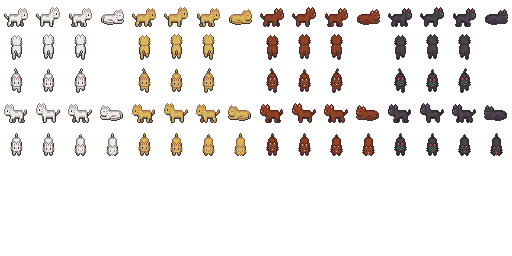
#> input picture assets/src/lpc-cat.png, 512 x 256 px
$ python make_siamese.py
#> lines starting #> are read from the running program, lines starting #| are printed output that depends on the picture
"""Turn the LPC cat sheet (CC-BY 3.0, bluecarrot16) into a Siamese variant.

The source sheet is 16x8 frames of 32x32, four colour variants of four columns
each. The white variant (columns 0..3) is the base: its body colour becomes
cream, and the extremities get the classic Siamese points (dark face mask, ears,
paws, tail tip).

Points are painted by position, per pose row, because the sprite has no notion
of "extremity" - the rules below are deliberately simple and visible in
assets/preview_siamese.png for inspection.

Attribution: "[LPC] Cats and Dogs" by bluecarrot16, CC-BY 3.0,
https://opengameart.org/content/lpc-cats-and-dogs - this file is a derivative.
"""
from __future__ import annotations

import sys
from pathlib import Path

from PIL import Image

ROOT = Path(__file__).resolve().parents[1]
SRC = ROOT / "assets" / "src" / "lpc-cat.png"
OUT = ROOT / "assets" / "siamese.png"
PREVIEW = ROOT / "assets" / "preview_siamese.png"

F = 32                      # frame size
BODY_IN = (239, 233, 231)   # the white variant's body colour
BODY_OUT = (242, 229, 200)  # cream
POINT = (92, 62, 44)        # seal-brown points

# (row, col) -> list of point rectangles in frame-local 32x32 coordinates.
# Rows: 0 side-right walk (3 frames) + sleep, 1 back, 2 front, 3 side-left walk
# (3 frames) + sleep, 4 head-down (eat/groom).
POINTS: dict[tuple[int, int], list[tuple[int, int, int, int]]] = {}


def _side(right: bool, sleeping: bool) -> list[tuple[int, int, int, int]]:
    """Side view: head/ears on one side, paws along the bottom, tail tip opposite."""
    if sleeping:                      # curled up: only the head and the front paw
        return [(18, 4, 29, 16), (10, 22, 24, 29)]
    head_x = (17, 30) if right else (2, 15)
    tail_x = (0, 7) if right else (25, 31)
    return [head_x + (0, 14),          # ear + face mask
            (0, 25, 32, 31),           # paws
            tail_x + (6, 20)]          # tail tip


def _back() -> list:
    return [(4, 22, 28, 31), (10, 6, 22, 14)]      # paws + tail tip (up the middle)


def _front() -> list:
    return [(10, 8, 22, 18), (8, 26, 24, 31)]      # face + paws


def _head_down() -> list:
    return [(11, 10, 21, 18), (6, 25, 26, 31)]     # muzzle + paws


for c in (0, 1, 2):
    POINTS[(0, c)] = _side(right=True, sleeping=False)     # walk right
    POINTS[(3, c)] = _side(right=False, sleeping=False)    # walk left
POINTS[(0, 3)] = _side(right=True, sleeping=True)
POINTS[(3, 3)] = _side(right=False, sleeping=True)
for c in (0, 1, 2):
    POINTS[(1, c)] = _back()
    POINTS[(2, c)] = _front()
for c in range(4):
    POINTS[(4, c)] = _head_down()


def recolour(img: Image.Image) -> None:
    px = img.load()
    w, h = img.size
    for y in range(h):
        for x in range(w):
            r, g, b, a = px[x, y]
            if a == 0:
                continue
            if (r, g, b) == BODY_IN:
                px[x, y] = (*BODY_OUT, a)


def paint_points(cell: Image.Image, key: tuple[int, int]) -> None:
    """Paint this pose's extremities. Coordinates are cell-local (32x32)."""
    px = cell.load()
    for (x0, y0, x1, y1) in POINTS.get(key, []):
        for y in range(y0, min(y1, F)):
            for x in range(x0, min(x1, F)):
                r, g, b, a = px[x, y]
                if a == 0:
                    continue
                # only body/mark pixels become points; the outline stays dark
                if (r, g, b) in (BODY_OUT, BODY_IN):
                    px[x, y] = (*POINT, a)


def build() -> Image.Image:
    src = Image.open(SRC).convert("RGBA")
#> src is the input picture: PIL image 512x256 RGBA; mean R, G, B, A 16.2, 13, 10.9, 32.3
    out = Image.new("RGBA", (4 * F, 5 * F), (0, 0, 0, 0))
#> out: PIL image 128x160 RGBA; every value is 0
    for row in range(5):
        for col in range(4):
            cell = src.crop((col * F, row * F, col * F + F, row * F + F))
            recolour(cell)
            paint_points(cell, (row, col))
            out.paste(cell, (col * F, row * F))
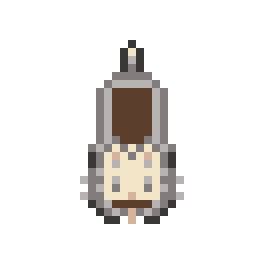
#> cell: PIL image 32x32 RGBA (shown 8 times larger); mean R, G, B, A 27.8, 25.5, 23.7, 47.6; transparent parts drawn white
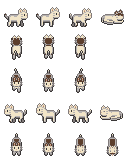
#> out: PIL image 128x160 RGBA; mean R, G, B, A 31.7, 29.7, 27.6, 51.6; transparent parts drawn white
    return out


def preview(img: Image.Image, scale: int = 5) -> Image.Image:
#> called with scale = 5
    rows = 5
    canvas = Image.new("RGBA", (img.size[0] * scale, rows * F * scale + rows * 4), (24, 24, 32, 255))
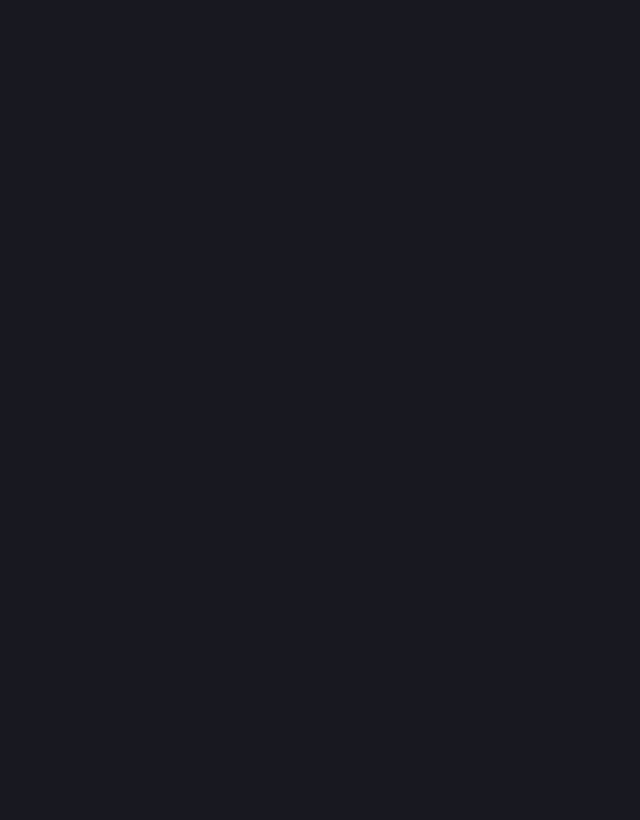
#> canvas: PIL image 640x820 RGBA; mean R, G, B, A 24, 24, 32, 255
    big = img.resize((img.size[0] * scale, img.size[1] * scale), Image.NEAREST)
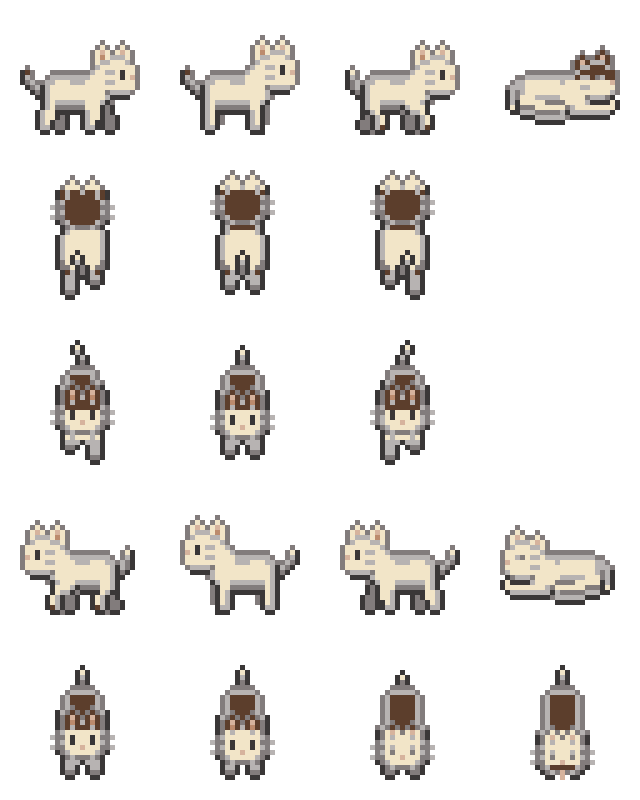
#> big: PIL image 640x800 RGBA; mean R, G, B, A 31.7, 29.7, 27.6, 51.6; transparent parts drawn white
    canvas.alpha_composite(big)
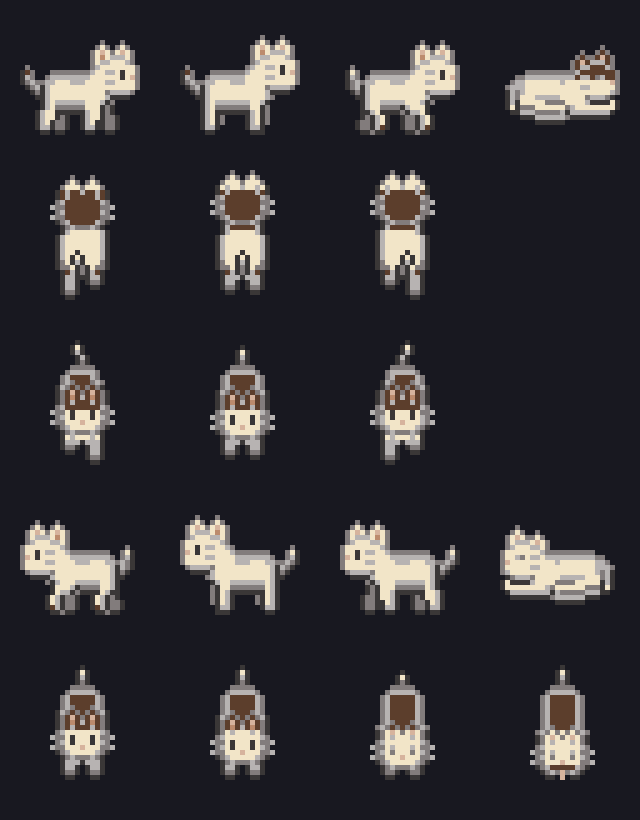
#> canvas: PIL image 640x820 RGBA; mean R, G, B, A 50.2, 48.3, 52.6, 255
    return canvas


def main() -> int:
    siamese = build()
    OUT.parent.mkdir(parents=True, exist_ok=True)
    siamese.save(OUT)
    preview(siamese).save(PREVIEW)
    print(f"SIAMESE ok frames={4 * 5} -> {OUT.relative_to(ROOT)}  preview -> {PREVIEW.relative_to(ROOT)}")
    return 0


if __name__ == "__main__":
    sys.exit(main())
#> (the program exits here)
